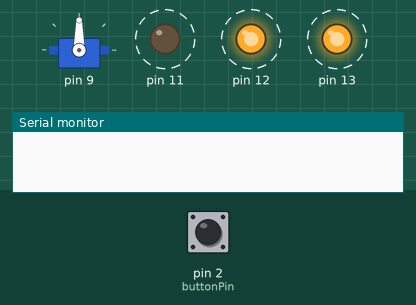
Simulated run of this sketch. Board: Arduino Uno, built with avr-gcc and run on an emulated ATmega328P. Parts: servo, output pins drawn as LEDs (lit = HIGH), the last lines printed to the serial monitor. Dashed ring = blinking. The test bench sets the inputs (shaded band); at power-on: pin 2 (buttonPin) HIGH.

Above: at 1.2 s.
1.3 s: pin 2 (buttonPin) pulled LOW for 0.15 s
At 2.04 s:
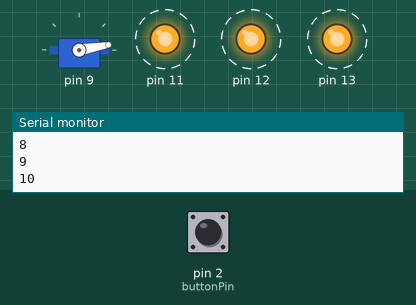
4.3 s: pin 2 (buttonPin) pulled LOW for 1 s
At 5.36 s:
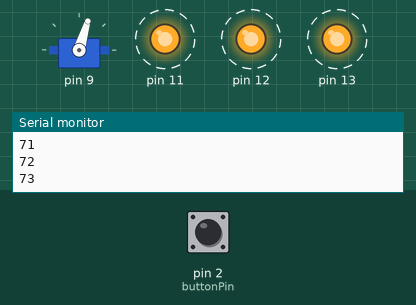
7.3 s: pin 2 (buttonPin) pulled LOW for 0.15 s
At 7.52 s:
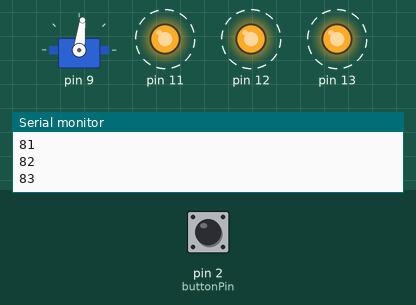
10.4 s: pin 2 (buttonPin) pulled LOW for 3.2 s
At 11.75 s:
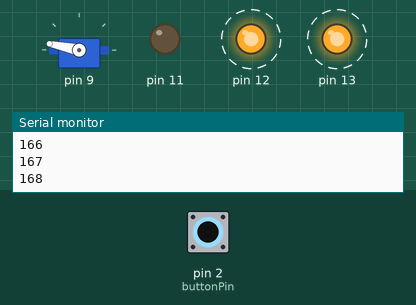
15.1 s: pin 2 (buttonPin) pulled LOW for 1 s
At 15.84 s:
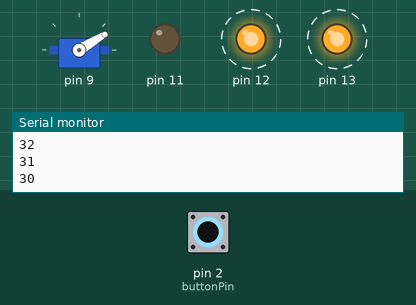
18.1 s: pin 2 (buttonPin) pulled LOW for 3.2 s
Timing chart, 0 to 23.9 s (numbered marks = the images above; inputs shaded):
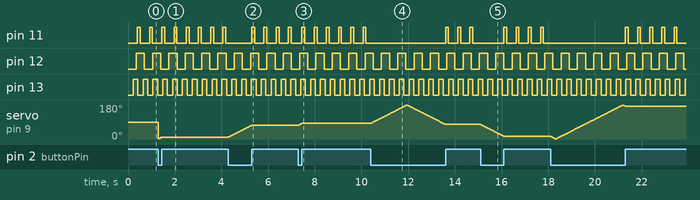

Measured:
- after the input at 1.3 s, servo on pin 9: 90° → 10° at once
- after the input at 4.3 s, servo on pin 9: moves from 10° to 73° over 0.99 s, starting at once
- after the input at 7.3 s, servo on pin 9: 73° → 83° at once
- after the input at 10.4 s, servo on pin 9: rises from 83° to 179° in 1.5 s, then falls to 77° in 1.7 s
- after the input at 15.1 s, servo on pin 9: moves from 77° to 14° over 1.0 s, starting at once
- by itself, pin 12: alternates HIGH for 0.35 s and LOW for 0.35 s
- by itself, pin 13: alternates HIGH for 0.20 s and LOW for 0.22 s

The sketch:

servo_stop_sweeping.ino
```cpp
#include <Servo.h>


class Flasher
{
	// Class Member Variables
	// These are initialized at startup
	int ledPin;      // the number of the LED pin
	long OnTime;     // milliseconds of on-time
	long OffTime;    // milliseconds of off-time

	// These maintain the current state
	int ledState;             		// ledState used to set the LED
	unsigned long previousMillis;  	// will store last time LED was updated

  // Constructor - creates a Flasher
  // and initializes the member variables and state
  public:
  Flasher(int pin, long on, long off)
  {
	ledPin = pin;
	pinMode(ledPin, OUTPUT);

	OnTime = on;
	OffTime = off;

	ledState = LOW;
	previousMillis = 0;
  }

  void Update()
  {
    // check to see if it's time to change the state of the LED
    unsigned long currentMillis = millis();

    if((ledState == HIGH) && (currentMillis - previousMillis >= OnTime))
    {
    	ledState = LOW;  // Turn it off
      previousMillis = currentMillis;  // Remember the time
      digitalWrite(ledPin, ledState);  // Update the actual LED
    }
    else if ((ledState == LOW) && (currentMillis - previousMillis >= OffTime))
    {
      ledState = HIGH;  // turn it on
      previousMillis = currentMillis;   // Remember the time
      digitalWrite(ledPin, ledState);	  // Update the actual LED
    }
  }
};

class Sweeper
{
  Servo servo;              // the servo
  int pos;              // current servo position
  int increment;        // increment to move for each interval
  int  updateInterval;      // interval between updates
  unsigned long lastUpdate; // last update of position

public:
  Sweeper(int interval)
  {
    updateInterval = interval;
    increment = 1;
  }

  void Attach(int pin)
  {
    servo.attach(pin);
  }

  void Detach()
  {
    servo.detach();
  }

  void Update()
  {
    if((millis() - lastUpdate) > updateInterval)  // time to update
    {
      lastUpdate = millis();
      pos += increment;
      servo.write(pos);
      Serial.println(pos);
      if ((pos >= 180) || (pos <= 0)) // end of sweep
      {
        // reverse direction
        increment = -increment;
      }
    }
  }
};


Flasher led1(11, 123, 400);
Flasher led2(12, 350, 350);
Flasher led3(13, 200, 222);

Sweeper sweeper1(15);
const int buttonPin = 2;


void setup()
{
  Serial.begin(9600);
  pinMode(2, INPUT_PULLUP);
  sweeper1.Attach(9);
}


void loop()

// to check if btn is activated then the sweeping stops
{

   if(digitalRead(buttonPin) == LOW)
  {
     sweeper1.Update();
  }


  if(digitalRead(buttonPin) == HIGH)
  {
     led1.Update();
  }

  led2.Update();
  led3.Update();
}
```
